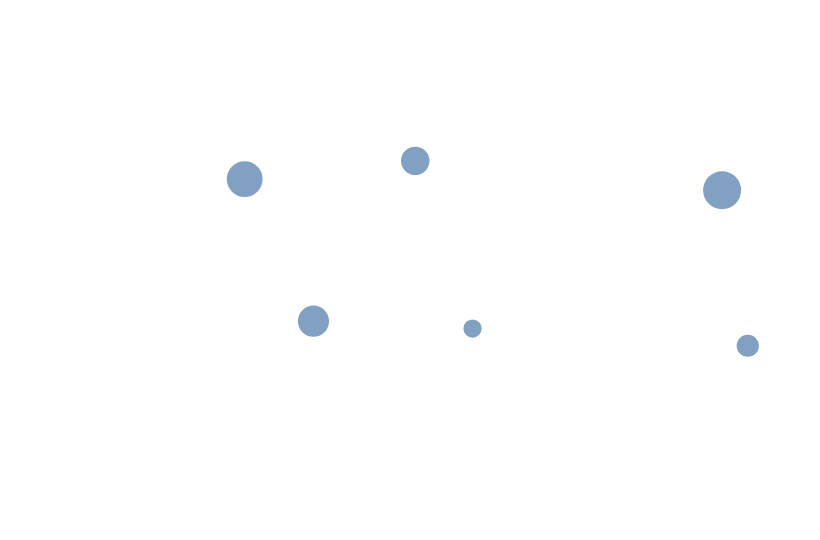

Express this chart as Vega-Lite.
### Vega-Lite specification from a JSON file in a GitHub repository (floating-point values rounded to 4 significant figures)
{"$schema": "https://vega.github.io/schema/vega-lite/v6.json", "padding": 5, "autosize": "none", "width": 400, "height": 260, "data": {"values": [{"lon": -74, "lat": 40.7, "n": 8}, {"lon": 2.35, "lat": 48.85, "n": 5}, {"lon": 139.7, "lat": 35.7, "n": 9}, {"lon": 151.2, "lat": -33.9, "n": 3}, {"lon": -43.2, "lat": -22.9, "n": 6}, {"lon": 28, "lat": -26.2, "n": 2}]}, "projection": {"type": "equirectangular", "scale": 64, "translate": [200, 130]}, "mark": "circle", "encoding": {"longitude": {"field": "lon", "type": "quantitative"}, "latitude": {"field": "lat", "type": "quantitative"}, "size": {"field": "n", "type": "quantitative"}}}
